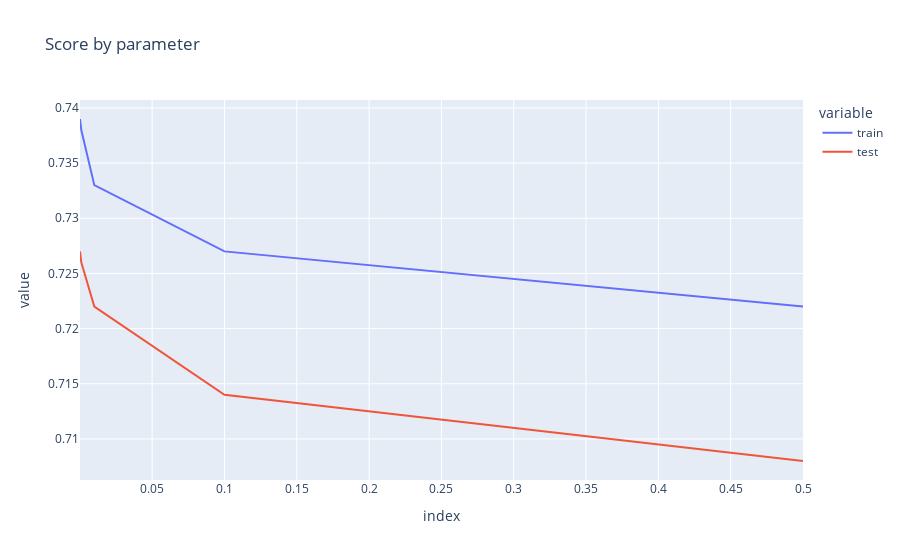

Notebook code cell kept with this figure:
### Code cell
import plotly.express as px

fig = px.line(score, x=score.index, y=[score.train, score.test], title='Score by parameter')

fig.show()

### Figure 1 — Plotly figure (JSON) as saved in the notebook; plotly's stock layout.template omitted (floating-point values rounded to 4 significant figures)
{"data": [{"hovertemplate": "variable=train<br>index=%{x}<br>value=%{y}<extra></extra>", "legendgroup": "train", "line": {"color": "#636efa", "dash": "solid"}, "marker": {"symbol": "circle"}, "mode": "lines", "name": "train", "orientation": "h", "showlegend": true, "type": "scatter", "x": [0.0001, 0.001, 0.01, 0.1, 0.5], "xaxis": "x", "y": [0.739, 0.738, 0.733, 0.727, 0.722], "yaxis": "y"}, {"hovertemplate": "variable=test<br>index=%{x}<br>value=%{y}<extra></extra>", "legendgroup": "test", "line": {"color": "#EF553B", "dash": "solid"}, "marker": {"symbol": "circle"}, "mode": "lines", "name": "test", "orientation": "h", "showlegend": true, "type": "scatter", "x": [0.0001, 0.001, 0.01, 0.1, 0.5], "xaxis": "x", "y": [0.727, 0.726, 0.722, 0.714, 0.708], "yaxis": "y"}], "layout": {"legend": {"title": {"text": "variable"}, "tracegroupgap": 0}, "title": {"text": "Score by parameter"}, "xaxis": {"anchor": "y", "domain": [0, 1], "title": {"text": "index"}}, "yaxis": {"anchor": "x", "domain": [0, 1], "title": {"text": "value"}}}}
